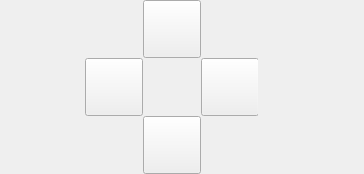
          <widget class="QWidget" name="redSquare" native="true">
           <property name="maximumSize">
            <size>
             <width>379</width>
             <height>348</height>
            </size>
           </property>
           <layout class="QVBoxLayout" name="verticalLayout_19">
            <property name="spacing">
             <number>0</number>
            </property>
            <property name="leftMargin">
             <number>0</number>
            </property>
            <property name="topMargin">
             <number>0</number>
            </property>
            <property name="rightMargin">
             <number>0</number>
            </property>
            <property name="bottomMargin">
             <number>0</number>
            </property>
            <item alignment="Qt::AlignLeft">
             <widget class="QWidget" name="redDelimiter" native="true">
              <property name="minimumSize">
               <size>
                <width>0</width>
                <height>174</height>
               </size>
              </property>
              <property name="maximumSize">
               <size>
                <width>600</width>
                <height>174</height>
               </size>
              </property>
              <layout class="QHBoxLayout" name="horizontalLayout_39">
               <property name="spacing">
                <number>0</number>
               </property>
               <property name="leftMargin">
                <number>0</number>
               </property>
               <property name="topMargin">
                <number>0</number>
               </property>
               <property name="rightMargin">
                <number>0</number>
               </property>
               <property name="bottomMargin">
                <number>0</number>
               </property>
               <item>
                <spacer name="redLeftDelimiter">
                 <property name="orientation">
                  <enum>Qt::Horizontal</enum>
                 </property>
                 <property name="sizeType">
                  <enum>QSizePolicy::Fixed</enum>
                 </property>
                 <property name="sizeHint" stdset="0">
                  <size>
                   <width>85</width>
                   <height>20</height>
                  </size>
                 </property>
                </spacer>
               </item>
               <item>
                <widget class="QWidget" name="redCentralSquare" native="true">
                 <property name="minimumSize">
                  <size>
                   <width>174</width>
                   <height>174</height>
                  </size>
                 </property>
                 <property name="maximumSize">
                  <size>
                   <width>174</width>
                   <height>174</height>
                  </size>
                 </property>
                 <layout class="QVBoxLayout" name="verticalLayout_20">
                  <property name="spacing">
                   <number>0</number>
                  </property>
                  <property name="leftMargin">
                   <number>0</number>
                  </property>
                  <property name="topMargin">
                   <number>0</number>
                  </property>
                  <property name="rightMargin">
                   <number>0</number>
                  </property>
                  <property name="bottomMargin">
                   <number>0</number>
                  </property>
                  <item alignment="Qt::AlignBottom">
                   <widget class="QWidget" name="columnRedTop" native="true">
                    <property name="maximumSize">
                     <size>
                      <width>16777215</width>
                      <height>58</height>
                     </size>
                    </property>
                    <layout class="QVBoxLayout" name="verticalLayout_21">
                     <property name="spacing">
                      <number>0</number>
                     </property>
                     <property name="leftMargin">
                      <number>0</number>
                     </property>
                     <property name="topMargin">
                      <number>0</number>
                     </property>
                     <property name="rightMargin">
                      <number>0</number>
                     </property>
                     <property name="bottomMargin">
                      <number>0</number>
                     </property>
                     <item alignment="Qt::AlignHCenter|Qt::AlignBottom">
                      <widget class="QPushButton" name="space_82">
                       <property name="minimumSize">
                        <size>
                         <width>58</width>
                         <height>58</height>
                        </size>
                       </property>
                       <property name="maximumSize">
                        <size>
                         <width>58</width>
                         <height>58</height>
                        </size>
                       </property>
                       <property name="cursor">
                        <cursorShape>OpenHandCursor</cursorShape>
                       </property>
                       <property name="styleSheet">
                        <string notr="true"/>
                       </property>
                       <property name="text">
                        <string/>
                       </property>
                      </widget>
                     </item>
                    </layout>
                   </widget>
                  </item>
                  <item>
                   <widget class="QWidget" name="columnRedCenter" native="true">
                    <property name="maximumSize">
                     <size>
                      <width>173</width>
                      <height>58</height>
                     </size>
                    </property>
                    <layout class="QHBoxLayout" name="horizontalLayout_40">
                     <property name="spacing">
                      <number>0</number>
                     </property>
                     <property name="leftMargin">
                      <number>0</number>
                     </property>
                     <property name="topMargin">
                      <number>0</number>
                     </property>
                     <property name="rightMargin">
                      <number>0</number>
                     </property>
                     <property name="bottomMargin">
                      <number>0</number>
                     </property>
                     <item>
                      <widget class="QPushButton" name="space_81">
                       <property name="minimumSize">
                        <size>
                         <width>58</width>
                         <height>58</height>
                        </size>
                       </property>
                       <property name="maximumSize">
                        <size>
                         <width>58</width>
                         <height>58</height>
                        </size>
                       </property>
                       <property name="cursor">
                        <cursorShape>OpenHandCursor</cursorShape>
                       </property>
                       <property name="styleSheet">
                        <string notr="true"/>
                       </property>
                       <property name="text">
                        <string/>
                       </property>
                      </widget>
                     </item>
                     <item>
                      <spacer name="redCentralDelimiter">
                       <property name="orientation">
                        <enum>Qt::Horizontal</enum>
                       </property>
                       <property name="sizeType">
                        <enum>QSizePolicy::Fixed</enum>
                       </property>
                       <property name="sizeHint" stdset="0">
                        <size>
                         <width>79</width>
                         <height>27</height>
                        </size>
                       </property>
                      </spacer>
                     </item>
                     <item alignment="Qt::AlignHCenter">
                      <widget class="QPushButton" name="space_83">
                       <property name="minimumSize">
                        <size>
                         <width>58</width>
                         <height>58</height>
                        </size>
                       </property>
                       <property name="maximumSize">
                        <size>
                         <width>58</width>
                         <height>58</height>
                        </size>
                       </property>
                       <property name="cursor">
                        <cursorShape>OpenHandCursor</cursorShape>
                       </property>
                       <property name="styleSheet">
                        <string notr="true"/>
                       </property>
                       <property name="text">
                        <string/>
                       </property>
                      </widget>
                     </item>
                    </layout>
                   </widget>
                  </item>
                  <item alignment="Qt::AlignTop">
                   <widget class="QWidget" name="columnRedDown" native="true">
                    <property name="minimumSize">
                     <size>
                      <width>0</width>
                      <height>58</height>
                     </size>
                    </property>
                    <property name="maximumSize">
                     <size>
                      <width>16777215</width>
                      <height>58</height>
                     </size>
                    </property>
                    <layout class="QVBoxLayout" name="verticalLayout_22">
                     <property name="spacing">
                      <number>0</number>
                     </property>
                     <property name="leftMargin">
                      <number>0</number>
                     </property>
                     <property name="topMargin">
                      <number>0</number>
                     </property>
                     <property name="rightMargin">
                      <number>0</number>
                     </property>
                     <property name="bottomMargin">
                      <number>0</number>
                     </property>
                     <item alignment="Qt::AlignHCenter|Qt::AlignTop">
                      <widget class="QPushButton" name="space_84">
                       <property name="minimumSize">
                        <size>
                         <width>58</width>
                         <height>58</height>
                        </size>
                       </property>
                       <property name="maximumSize">
                        <size>
                         <width>58</width>
                         <height>58</height>
                        </size>
                       </property>
                       <property name="cursor">
                        <cursorShape>OpenHandCursor</cursorShape>
                       </property>
                       <property name="styleSheet">
                        <string notr="true"/>
                       </property>
                       <property name="text">
                        <string/>
                       </property>
                      </widget>
                     </item>
                    </layout>
                   </widget>
                  </item>
                 </layout>
                </widget>
               </item>
               <item>
                <spacer name="redRightDelimiter">
                 <property name="orientation">
                  <enum>Qt::Horizontal</enum>
                 </property>
                 <property name="sizeType">
                  <enum>QSizePolicy::Fixed</enum>
                 </property>
                 <property name="sizeHint" stdset="0">
                  <size>
                   <width>105</width>
                   <height>20</height>
                  </size>
                 </property>
                </spacer>
               </item>
              </layout>
             </widget>
            </item>
           </layout>
          </widget>
